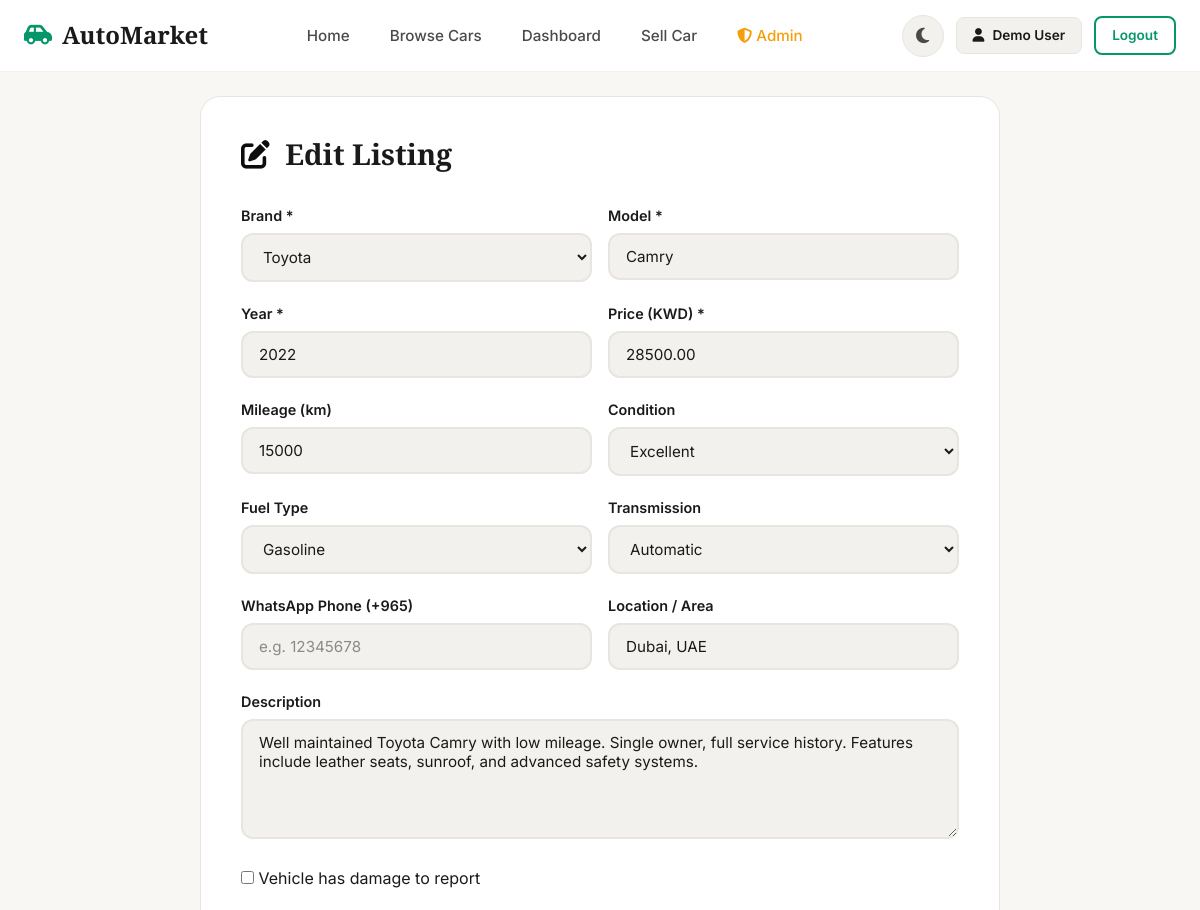
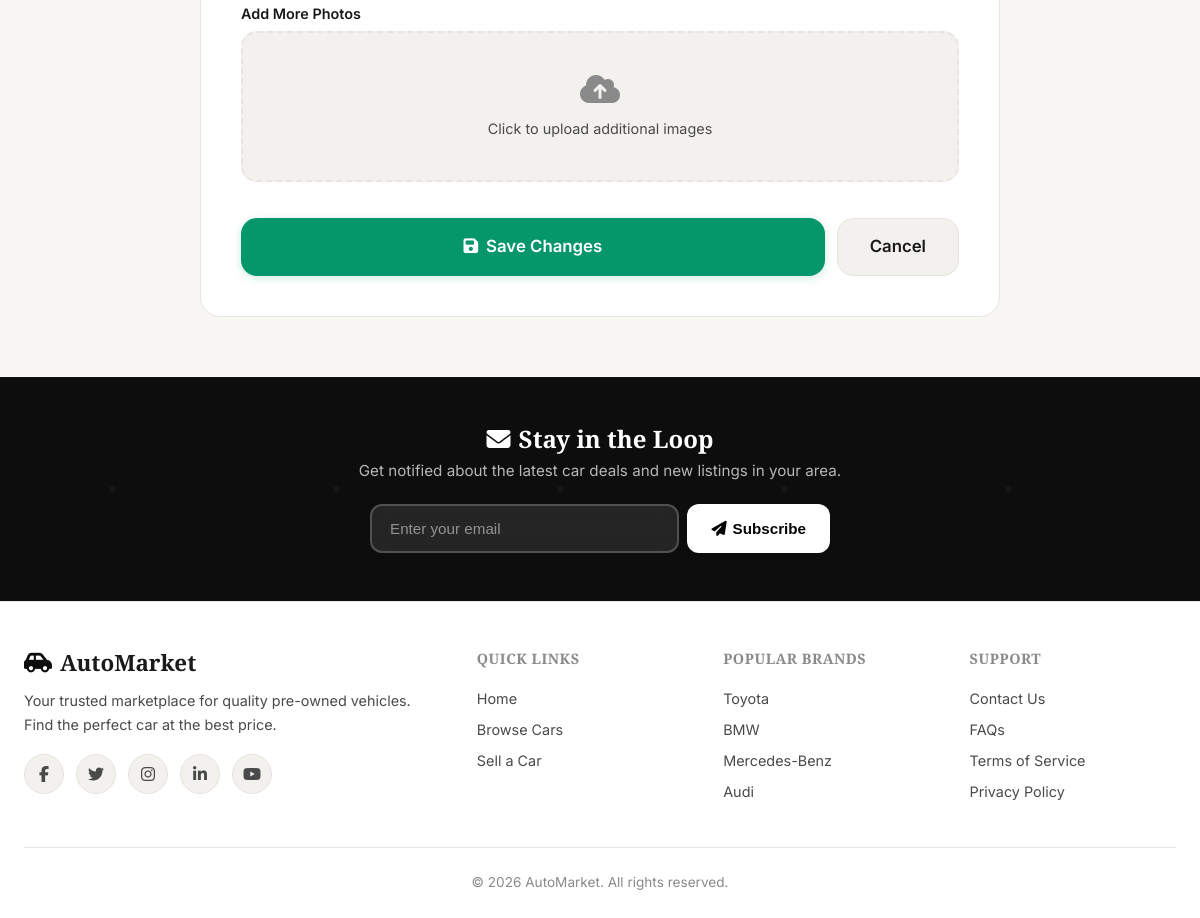
The page /public/cars/1/edit (signed in) on the database its author committed (2 pictures, top to bottom).
### tables this page shows
CREATE TABLE IF NOT EXISTS `cars` (
  `id` INT AUTO_INCREMENT PRIMARY KEY,
  `user_id` INT NOT NULL,
  `brand` VARCHAR(50) NOT NULL,
  `model` VARCHAR(100) NOT NULL,
  `year` INT NOT NULL,
  `mileage` INT NOT NULL DEFAULT 0,
  `price` DECIMAL(12,2) NOT NULL,
  `fuel_type` VARCHAR(30) NOT NULL DEFAULT 'Gasoline',
  `transmission` VARCHAR(30) NOT NULL DEFAULT 'Automatic',
  `condition_status` VARCHAR(30) NOT NULL DEFAULT 'Used',
  `description` TEXT,
  `location` VARCHAR(255) DEFAULT NULL,
  `location_lat` DECIMAL(10,7) DEFAULT NULL,
  `location_lng` DECIMAL(10,7) DEFAULT NULL,
  `whatsapp_phone` VARCHAR(20) DEFAULT NULL,
  `damage_data` TEXT DEFAULT NULL,
  `created_at` TIMESTAMP DEFAULT CURRENT_TIMESTAMP,
  FOREIGN KEY (`user_id`) REFERENCES `users`(`id`) ON DELETE CASCADE,
  INDEX `idx_brand` (`brand`),
  INDEX `idx_price` (`price`),
  INDEX `idx_year` (`year`)
);

### includes/controllers/CarController.php (called while the page is built, shortened)
<?php
class CarController
{
    private CarModel $carModel;
    public function __construct()
    {
        $this->carModel = new CarModel();
    }
    public function editForm(int $id): void
    {
        if (!$this->carModel->belongsToUser($id, currentUserId())) {
            redirect(baseUrl('dashboard'));
        }
        $car = $this->carModel->findById($id);
        require __DIR__ . '/../views/cars/edit.php';
    }
}

### includes/config/db.php (called while the page is built, shortened)
<?php
function getDBConnection(): PDO {
    static $pdo = null;
    if ($pdo === null) {
        $dsn = "mysql:host=" . DB_HOST . ";dbname=" . DB_NAME . ";charset=" . DB_CHARSET;
        $options = [
            PDO::ATTR_ERRMODE            => PDO::ERRMODE_EXCEPTION,
            PDO::ATTR_DEFAULT_FETCH_MODE => PDO::FETCH_ASSOC,
            PDO::ATTR_EMULATE_PREPARES   => false,
        ];
        try {
            $pdo = new PDO($dsn, DB_USER, DB_PASS, $options);
        } catch (PDOException $e) {
            die("Database connection failed: " . $e->getMessage());
        }
    }
    return $pdo;
}

### includes/models/CarModel.php (called while the page is built, shortened)
<?php
class CarModel
{
    private PDO $db;
    public function __construct()
    {
        $this->db = getDBConnection();
    }
    public function findById(int $id): ?array
    {
        $stmt = $this->db->prepare(
            "SELECT c.*, u.name as seller_name, u.email as seller_email,
                    (SELECT image_path FROM car_images WHERE car_id = c.id AND is_primary = 1 LIMIT 1) as primary_image
             FROM cars c
             JOIN users u ON c.user_id = u.id
             WHERE c.id = ?"
        );
        $stmt->execute([$id]);
        $car = $stmt->fetch();
        return $car ?: null;
    }
    public function belongsToUser(int $carId, int $userId): bool
    {
        $stmt = $this->db->prepare("SELECT COUNT(*) FROM cars WHERE id = ? AND user_id = ?");
        $stmt->execute([$carId, $userId]);
        return $stmt->fetchColumn() > 0;
    }
}

### includes/config/app.php (called while the page is built, shortened)
<?php
function currentUserId(): ?int
{
    return $_SESSION['user_id'] ?? null;
}
function sanitize(string $str): string
{
    return htmlspecialchars($str, ENT_QUOTES, 'UTF-8');
}
function baseUrl(string $path = ''): string
{
    return APP_URL . '/' . ltrim($path, '/');
}

### includes/views/cars/edit.php (the view, shortened to what this page needs)
<?php require __DIR__ . '/../header.php'; ?>
<section class="car-form-page">
    <div class="container">
        <div class="car-form-card fade-in">
            <h1><i class="fas fa-edit" style="color:var(--primary);margin-right:8px;"></i> Edit Listing</h1>
            <form action="<?= baseUrl('cars/' . $car['id'] . '/edit') ?>" method="POST" enctype="multipart/form-data">
                <div class="form-row">
                    <div class="form-group">
                        <label class="form-label" for="brand">Brand *</label>
                        <select id="brand" name="brand" class="form-select" required>
                            <?php foreach (['Toyota', 'BMW', 'Mercedes-Benz', 'Audi', 'Lexus', 'Honda', 'Ford', 'Nissan', 'Chevrolet', 'Hyundai', 'Kia', 'Volkswagen', 'Other'] as $b): ?>
                                <option value="<?= $b ?>" <?= $car['brand'] === $b ? 'selected' : '' ?>>
                                    <?= $b ?>
                                </option>
                            <?php endforeach; ?>
                        </select>
                    </div>
                    <div class="form-group">
                        <label class="form-label" for="model">Model *</label>
                        <input type="text" id="model" name="model" class="form-input"
                            value="<?= sanitize($car['model']) ?>" required>
                    </div>
                </div>
                <div class="form-row">
                    <div class="form-group">
                        <label class="form-label" for="year">Year *</label>
                        <input type="number" id="year" name="year" class="form-input" value="<?= $car['year'] ?>"
                            required>
                    </div>
                    <div class="form-group">
                        <label class="form-label" for="price">Price (KWD) *</label>
                        <input type="number" id="price" name="price" class="form-input" value="<?= $car['price'] ?>"
                            required>
                    </div>
                </div>
                <div class="form-row">
                    <div class="form-group">
                        <label class="form-label" for="mileage">Mileage (km)</label>
                        <input type="number" id="mileage" name="mileage" class="form-input"
                            value="<?= $car['mileage'] ?>">
                    </div>
                    <div class="form-group">
                        <label class="form-label" for="condition_status">Condition</label>
                        <select id="condition_status" name="condition_status" class="form-select">
                            <?php foreach (['Used', 'Like New', 'Excellent', 'Good', 'Fair'] as $c): ?>
                                <option value="<?= $c ?>" <?= $car['condition_status'] === $c ? 'selected' : '' ?>>
                                    <?= $c ?>
                                </option>
                            <?php endforeach; ?>
                        </select>
                    </div>
                </div>
                <div class="form-row">
                    <div class="form-group">
                        <label class="form-label" for="fuel_type">Fuel Type</label>
                        <select id="fuel_type" name="fuel_type" class="form-select">
                            <?php foreach (['Gasoline', 'Diesel', 'Hybrid', 'Electric'] as $f): ?>
                                <option value="<?= $f ?>" <?= $car['fuel_type'] === $f ? 'selected' : '' ?>>
                                    <?= $f ?>
                                </option>
                            <?php endforeach; ?>
                        </select>
                    </div>
                    <div class="form-group">
                        <label class="form-label" for="transmission">Transmission</label>
                        <select id="transmission" name="transmission" class="form-select">
                            <?php foreach (['Automatic', 'Manual'] as $t): ?>
                                <option value="<?= $t ?>" <?= $car['transmission'] === $t ? 'selected' : '' ?>>
                                    <?= $t ?>
                                </option>
                            <?php endforeach; ?>
                        </select>
                    </div>
                </div>
                <div class="form-row">
                    <div class="form-group">
                        <label class="form-label" for="whatsapp_phone">WhatsApp Phone (+965)</label>
                        <input type="text" id="whatsapp_phone" name="whatsapp_phone" class="form-input"
                            value="<?= sanitize($car['whatsapp_phone'] ?? '') ?>" placeholder="e.g. 12345678">
                    </div>
                    <div class="form-group">
                        <label class="form-label" for="location">Location / Area</label>
                        <input type="text" id="location" name="location" class="form-input"
                            value="<?= sanitize($car['location'] ?? '') ?>">
                    </div>
                </div>
                <div class="form-group">
                    <label class="form-label" for="description">Description</label>
                    <textarea id="description" name="description"
                        class="form-textarea"><?= sanitize($car['description'] ?? '') ?></textarea>
                </div>
                <div class="form-group">
                    <label class="form-checkbox">
                        <input type="checkbox" id="hasDamage" name="has_damage" value="1"
                            onchange="toggleDamageInspection()" <?= !empty($car['damage_data']) && $car['damage_data'] !== '[]' ? 'checked' : '' ?>>
                        <span>Vehicle has damage to report</span>
                    </label>
                </div>
                <div class="form-group">
                    <label class="form-label">Add More Photos</label>
                    <div class="image-upload-area" onclick="document.getElementById('images').click()">
                        <i class="fas fa-cloud-upload-alt"></i>
                        <p>Click to upload additional images</p>
                    </div>
                </div>
                <div style="display:flex;gap:12px;margin-top:16px;">
                    <button type="submit" class="btn btn-primary btn-lg" style="flex:1;">
                        <i class="fas fa-save"></i> Save Changes
                    </button>
                    <a href="<?= baseUrl('dashboard') ?>" class="btn btn-secondary btn-lg">Cancel</a>
                </div>
            </form>
        </div>
    </div>
</section>
<?php require __DIR__ . '/../footer.php'; ?>

### public/assets/css/style.css (style rules this page uses)
:root { --primary: #0D0D0D; --primary-light: #1A1A1A; --primary-dark: #050505; --primary-glow: rgba(13, 13, 13, 0.15); --cta: #059669; --cta-light: #10B981; --cta-dark: #047857; --cta-glow: rgba(5, 150, 105, 0.2); --accent: #D4A853; --accent-light: #E8C478; --accent-dark: #B8922F; --success: #10B981; --danger: #DC2626; --warning: #F59E0B; --bg-primary: #F9F7F4; --bg-secondary: #FFFFFF; --bg-card: #FFFFFF; --bg-input: #F3F1EE; --text-primary: #1A1A1A; --text-secondary: #4A4A4A; --text-muted: #8A8A8A; --border-color: #E8E5E0; --shadow-sm: 0 1px 3px rgba(0, 0, 0, 0.04); --shadow-md: 0 2px 8px rgba(0, 0, 0, 0.06); --shadow-lg: 0 8px 24px rgba(0, 0, 0, 0.08); --shadow-xl: 0 16px 40px rgba(0, 0, 0, 0.1); --glass-bg: rgba(255, 255, 255, 0.95); --glass-border: rgba(0, 0, 0, 0.05); --hero-overlay: linear-gradient(180deg, rgba(0, 0, 0, 0.75) 0%, rgba(0, 0, 0, 0.55) 100%); --font-sans: 'Inter', -apple-system, BlinkMacSystemFont, sans-serif; --font-display: 'Playfair Display', Georgia, 'Times New Roman', serif; --radius-sm: 8px; --radius-md: 12px; --radius-lg: 16px; --radius-xl: 20px; --radius-full: 9999px; --max-width: 1280px; --header-height: 72px; --transition-fast: 0.15s ease; --transition-base: 0.3s ease; --transition-slow: 0.5s cubic-bezier(0.4, 0, 0.2, 1); }
*, *::before, *::after { transition: background-color 0.4s ease, color 0.3s ease, border-color 0.3s ease, box-shadow 0.3s ease; }
*, *::before, *::after { margin: 0; padding: 0; box-sizing: border-box; }
html { scroll-behavior: smooth; font-size: 16px; }
body { font-family: var(--font-sans); background: var(--bg-primary); color: var(--text-primary); line-height: 1.6; -webkit-font-smoothing: antialiased; -moz-osx-font-smoothing: grayscale; transition: background var(--transition-base), color var(--transition-base); }
a { text-decoration: none; color: var(--cta); transition: color var(--transition-fast); }
.container { max-width: var(--max-width); margin: 0 auto; padding: 0 24px; }
h1, h2, h3, h4, h5, h6 { font-family: var(--font-display); font-weight: 700; line-height: 1.2; color: var(--text-primary); }
.btn { display: inline-flex; align-items: center; justify-content: center; gap: 8px; padding: 12px 24px; border-radius: var(--radius-md); font-family: var(--font-sans); font-weight: 600; font-size: 0.95rem; border: none; cursor: pointer; transition: all var(--transition-base); text-decoration: none; line-height: 1.4; }
.btn-primary { background: var(--cta); color: #fff; box-shadow: 0 2px 10px var(--cta-glow); }
.btn-secondary { background: var(--bg-input); color: var(--text-primary); border: 1px solid var(--border-color); }
.btn-lg { padding: 16px 32px; font-size: 1.05rem; border-radius: var(--radius-lg); }
.form-group { margin-bottom: 1.25rem; }
.form-label { display: block; font-weight: 600; font-size: 0.9rem; margin-bottom: 6px; color: var(--text-primary); }
.form-input, .form-select, .form-textarea { width: 100%; padding: 12px 16px; background: var(--bg-input); border: 2px solid var(--border-color); border-radius: var(--radius-md); font-family: var(--font-sans); font-size: 0.95rem; color: var(--text-primary); transition: all var(--transition-fast); outline: none; }
.form-textarea { min-height: 120px; resize: vertical; }
.form-input::placeholder { color: var(--text-muted); }
.car-form-page { padding-top: calc(var(--header-height) + 24px); padding-bottom: 60px; }
.car-form-card { max-width: 800px; margin: 0 auto; background: var(--bg-card); border: 1px solid var(--border-color); border-radius: var(--radius-xl); padding: 40px; }
.car-form-card h1 { font-size: 1.8rem; margin-bottom: 32px; }
.form-row { display: grid; grid-template-columns: 1fr 1fr; gap: 16px; }
.image-upload-area { border: 2px dashed var(--border-color); border-radius: var(--radius-lg); padding: 40px; text-align: center; cursor: pointer; transition: all var(--transition-fast); background: var(--bg-input); }
.image-upload-area i { font-size: 2rem; color: var(--text-muted); margin-bottom: 12px; }
.image-upload-area p { color: var(--text-secondary); font-size: 0.9rem; }
.fade-in { opacity: 0; transform: translateY(30px); transition: opacity 0.6s ease, transform 0.6s ease; }
.fade-in.visible { opacity: 1; transform: translateY(0); }
.btn { position: relative; overflow: hidden; }

### rows shown on the page
cars: brand "Toyota", model "Camry", year "2022", price "28500.00", mileage "15000", condition_status "Excellent", fuel_type "Gasoline", transmission "Automatic", location "Dubai, UAE", description "Well maintained Toyota Camry with low mileage. Single owner, full service history. Features include leather seats, sunroof, and advanced safety systems."

### other values the page prints
currentUserName() "Demo User"
